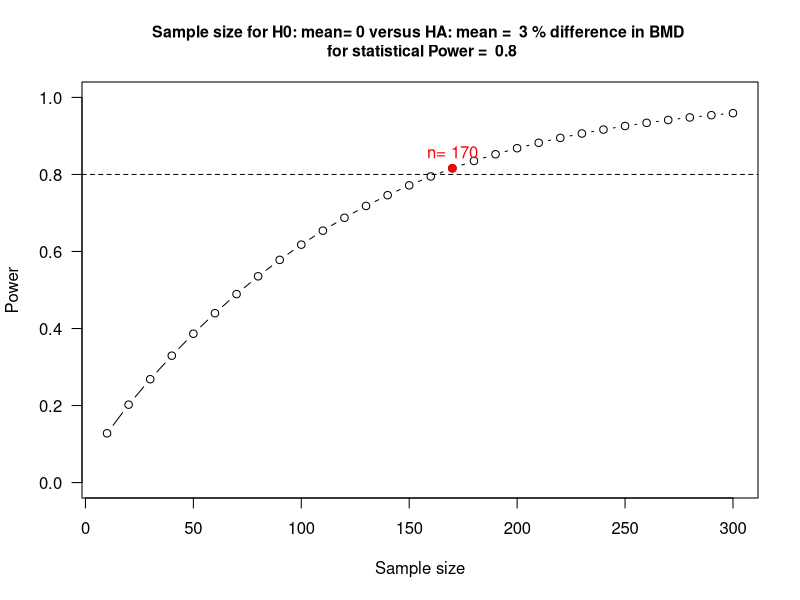

This figure's R source:
## ---- chunk 1
alpha=0.05
d=0.03  # difference in means
s=0.153  # standard deviation
bmd<-power.t.test(power=0.8, delta = d, sd=s, sig.level=alpha, type="one.sample", alternative="one.sided")
bmd
## ---- chunk 2
alpha=0.05
s=0.153  # standard deviation
bmd<- power.t.test(power = .80, n=200, sd=s, sig.level=alpha, type="one.sample", alternative="one.sided")
bmd
## ---- chunk 3
alpha=0.05
s=0.153
mu1=0.03  # 3 % difference in BMD between the two groups
pow=0.8   # desired power of the study
n=seq(from=10, to=300, by=10)
## ---- chunk 4
margin<-rep(0, length(n))
delta<-rep(0, length(n))
power.t<-rep(0, length(n))
## ---- chunk 5
for(i in 1:length(n)){ 
# corresponds to HA: mu > mu0
margin[i] <- qt(p = 1-alpha, df = n[i]-1)*s/sqrt(n[i])
delta[i]<-(margin[i]-mu1)/(s/sqrt(n[i]))
power.t[i]<-pt(delta[i], df=n[i]-1, lower.tail = FALSE) 
}
## ---- chunk 6
sampsize <- min(which(power.t > pow))
## ---- chunk 7
result <- paste("n=",n[sampsize])
## ---- chunk 8
plot(n, power.t, type = "b", las = 1, ylim=c(0,1), ylab="Power", xlab="Sample size")

title(paste("Sample size for H0: mean=", 0, 
            "versus HA: mean = ", 100*mu1, "% difference in BMD", "\n",
            "for statistical Power = ", pow), cex.main = 0.95)

points(n[sampsize], power.t[sampsize], col = "red", pch = 19)
text(n[sampsize], power.t[sampsize], col = "red", label = result, pos = 3)
abline(h = pow, lty = "dashed")
